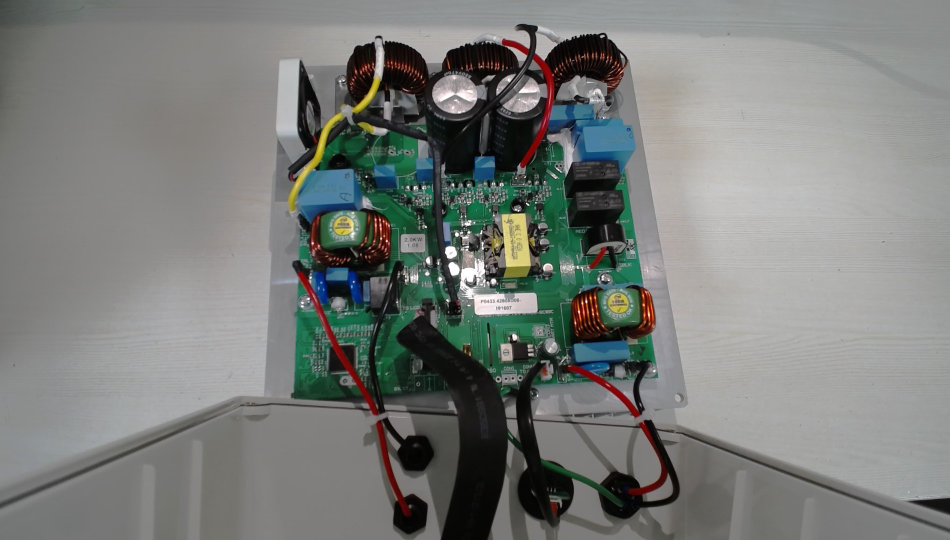
#> input picture solderball detection platform/dataset/solder ball (10).jpg, 1900 x 1080 px (shown at 1/2 size); its folder holds only this picture in this run
$ python detect_and_count.py
#> lines starting #> are read from the running program, lines starting #| are printed output that depends on the picture; after the words box and inside, x2 and y2 are one past the last pixel; in counts of white or black regions, pixels touching at a corner belong together
"""
Solder Ball Detection and Counting Script.
Detects all solder balls in an image or directory, counts them, and generates annotated outputs.

Usage:
    python scripts/detect_and_count.py --source dataset/solderball\ (1).jpg --conf 0.25
    python scripts/detect_and_count.py --source dataset/ --limit 10
"""

import os
import glob
import csv
import argparse
import cv2
import numpy as np

def run_yolo_detection(model, image, conf_thresh=0.25, iou_thresh=0.45):
    """Runs YOLO model inference and returns detected boxes."""
    results = model.predict(image, conf=conf_thresh, iou=iou_thresh, verbose=False)
    detections = []
    for r in results:
        boxes = r.boxes
        for box in boxes:
            x1, y1, x2, y2 = box.xyxy[0].cpu().numpy()
            conf = float(box.conf[0].cpu().numpy())
            cls_id = int(box.cls[0].cpu().numpy())
            detections.append({
                'box': (int(x1), int(y1), int(x2), int(y2)),
                'conf': conf,
                'class_id': cls_id
            })
    return detections

def run_fallback_cv_detection(image):
    """
    Fallback Computer Vision detector (Hough Circles + Color filtering)
    Used when a trained YOLO model is not yet available.
    """
    gray = cv2.cvtColor(image, cv2.COLOR_BGR2GRAY)
    blurred = cv2.GaussianBlur(gray, (9, 9), 2)

    # Detect circular solder balls
    circles = cv2.HoughCircles(
        blurred,
        cv2.HOUGH_GRADIENT,
        dp=1.2,
        minDist=15,
        param1=50,
        param2=28,
        minRadius=3,
        maxRadius=25
    )

    detections = []
    if circles is not None:
        circles = np.uint16(np.around(circles))
        for c in circles[0, :]:
            x, y, r = c[0], c[1], c[2]
            detections.append({
                'box': (int(x - r), int(y - r), int(x + r), int(y + r)),
                'conf': 0.85,
                'class_id': 0
            })
    return detections

def draw_detections_and_count(image, detections, image_name=""):
    """Draws bounding boxes, index tags, and total count banner."""
    annotated = image.copy()
    h, w = annotated.shape[:2]
    total_count = len(detections)

    # Draw boxes
    for idx, det in enumerate(detections, 1):
        x1, y1, x2, y2 = det['box']
        conf = det['conf']

        # Clamp
        x1, y1 = max(0, x1), max(0, y1)
        x2, y2 = min(w, x2), min(h, y2)

        # High-visibility neon bounding box
        cv2.rectangle(annotated, (x1, y1), (x2, y2), (0, 255, 0), 2)

        # Center marker dot
        cx, cy = (x1 + x2) // 2, (y1 + y2) // 2
        cv2.circle(annotated, (cx, cy), 2, (0, 0, 255), -1)

        # Index and confidence label
        label = f"#{idx} ({conf:.2f})"
        font_scale = 0.45
        thickness = 1
        (tw, th), _ = cv2.getTextSize(label, cv2.FONT_HERSHEY_SIMPLEX, font_scale, thickness)

        lbl_y1 = max(0, y1 - th - 6)
        lbl_y2 = y1
        cv2.rectangle(annotated, (x1, lbl_y1), (x1 + tw + 6, lbl_y2), (0, 255, 0), -1)
        cv2.putText(annotated, label, (x1 + 3, y1 - 4),
                    cv2.FONT_HERSHEY_SIMPLEX, font_scale, (0, 0, 0), thickness)

    # Top overlay header banner
    banner_height = 50
    overlay = annotated.copy()
    cv2.rectangle(overlay, (0, 0), (w, banner_height), (20, 20, 20), -1)
    cv2.addWeighted(overlay, 0.75, annotated, 0.25, 0, annotated)

    # Banner text: Count only
    status_text = f"SOLDER BALLS FOUND: {total_count}"
    status_color = (0, 255, 120)

    cv2.putText(annotated, status_text, (20, 33),
                cv2.FONT_HERSHEY_DUPLEX, 0.85, status_color, 2)

    if image_name:
        cv2.putText(annotated, f"File: {image_name}", (w - 400, 33),
                    cv2.FONT_HERSHEY_SIMPLEX, 0.6, (220, 220, 220), 1)

    return annotated, total_count

def main():
    parser = argparse.ArgumentParser(description="Detect and count solder balls.")
    parser.add_argument('--source', type=str, default='dataset', help='Image path or directory of images')
    parser.add_argument('--model', type=str, default='models/best_solderball_detector.pt', help='Trained YOLO model path')
    parser.add_argument('--conf', type=float, default=0.25, help='Confidence threshold')
    parser.add_argument('--iou', type=float, default=0.45, help='IoU NMS threshold')
    parser.add_argument('--output-dir', type=str, default='detection_results', help='Output directory')
    parser.add_argument('--limit', type=int, default=10, help='Limit processing when source is a directory')
    args = parser.parse_args()

    os.makedirs(args.output_dir, exist_ok=True)

    # Load YOLO model or fall back to OpenCV detector
    yolo_model = None
    if os.path.exists(args.model):
        from ultralytics import YOLO
        print(f"Loading trained model: {args.model}")
        yolo_model = YOLO(args.model)
    else:
        print(f"Note: Trained model '{args.model}' not found.")
        print("Using Computer Vision fallback detector until model training completes.")

    # Collect source images
    if os.path.isfile(args.source):
        image_files = [args.source]
    elif os.path.isdir(args.source):
        image_files = glob.glob(os.path.join(args.source, '*.jpg')) + \
                      glob.glob(os.path.join(args.source, '*.png')) + \
                      glob.glob(os.path.join(args.source, '*.jpeg'))
        image_files = sorted(image_files)[:args.limit]
    else:
        print(f"Error: Invalid source path '{args.source}'")
        return

    csv_log_path = os.path.join(args.output_dir, 'detection_summary.csv')
    csv_rows = []

    print(f"\nProcessing {len(image_files)} image(s)...")
    print("-" * 65)

    for img_p in image_files:
        base_name = os.path.basename(img_p)
        img = cv2.imread(img_p)
#> img is the input picture: shape (1080, 1900, 3); mean B, G, R 121.7, 124.8, 121.8
        if img is None:
            continue

        if yolo_model:
            detections = run_yolo_detection(yolo_model, img, args.conf, args.iou)
        else:
            detections = run_fallback_cv_detection(img)
#> in run_fallback_cv_detection, `gray = cv2.cvtColor(image, cv2.COLOR_BGR2GRAY)`:
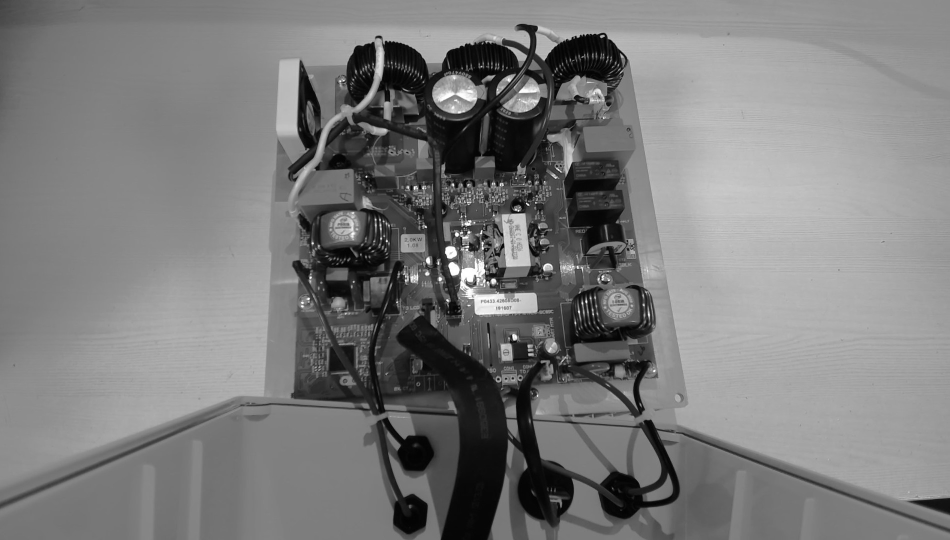
#> gray: shape (1080, 1900) (shown at 1/2 size); min 0, max 255, mean 123.6
#> in run_fallback_cv_detection, `circles = cv2.HoughCircles( blurred, cv2.HOUGH_GRADIENT, dp=1.2, minDi..`: circles = 23 rows, first 8: [1240.2, 601.8, 24.24], [937.8, 555, 20.16], [1175.4, 624.6, 20.16], [690.6, 454.2, 22.92], [1102.2, 693, 12.24], [1267.8, 592.2, 24.24], [1234.2, 120.6, 15], [1006.2, 459, 17.64]
#> in run_fallback_cv_detection, `circles = np.uint16(np.around(circles))`: circles = 23 rows, first 8: [1240, 602, 24], [938, 555, 20], [1175, 625, 20], [691, 454, 23], [1102, 693, 12], [1268, 592, 24], [1234, 121, 15], [1006, 459, 18]
#> the loop in run_fallback_cv_detection, `for c in circles[0, :]:` made 23 passes
#> (x, y, r) on passes 1 to 12: (1240, 602, 24), (938, 555, 20), (1175, 625, 20), (691, 454, 23), (1102, 693, 12), (1268, 592, 24), (1234, 121, 15), (1006, 459, 18), (1013, 208, 15), (1210, 562, 15), (1043, 76, 16), (1335, 982, 24)
#> after the loop in run_fallback_cv_detection, `for c in circles[0, :]:`: detections = 23 items
#> detections = 23 items

        annotated_img, count = draw_detections_and_count(img, detections, base_name)
#> in draw_detections_and_count, `total_count = len(detections)`: total_count = 23
#> the loop in draw_detections_and_count, `for idx, det in enumerate(detections, 1):` made 23 passes
#> (det, x1, y1, x2, y2, cx, cy, label) on passes 1 to 6: ({'box': (1216, 578, 1264, 626), 'conf': 0.85, 'class_id': 0}, 1216, 578, 1264, 626, 1240, 602, '#1 (0.85)'), ({'box': (918, 535, 958, 575), 'conf': 0.85, 'class_id': 0}, 918, 535, 958, 575, 938, 555, '#2 (0.85)'), ({'box': (1155, 605, 1195, 645), 'conf': 0.85, 'class_id': 0}, 1155, 605, 1195, 645, 1175, 625, '#3 (0.85)'), ({'box': (668, 431, 714, 477), 'conf': 0.85, 'class_id': 0}, 668, 431, 714, 477, 691, 454, '#4 (0.85)'), ({'box': (1090, 681, 1114, 705), 'conf': 0.85, 'class_id': 0}, 1090, 681, 1114, 705, 1102, 693, '#5 (0.85)'), ({'box': (1244, 568, 1292, 616), 'conf': 0.85, 'class_id': 0}, 1244, 568, 1292, 616, 1268, 592, '#6 (0.85)')
#> (x1, y1, x2, y2, cx, cy, label, tw) on pass 12: (1311, 958, 1359, 1006, 1335, 982, '#12 (0.85)', 80)
#> after the loop in draw_detections_and_count, `for idx, det in enumerate(detections, 1):`:
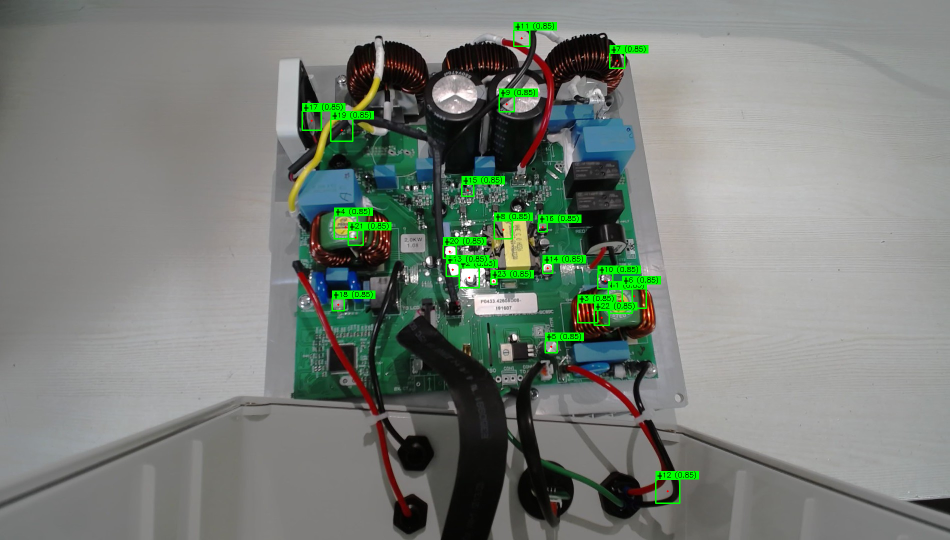
#> annotated: shape (1080, 1900, 3) (shown at 1/2 size); 1.88% of pixels changed, all inside (x1, y1, x2, y2) = (603, 44, 1398, 1008)
#> in draw_detections_and_count, `cv2.rectangle(overlay, (0, 0), (w, banner_height), (20, 20, 20), -1)`:
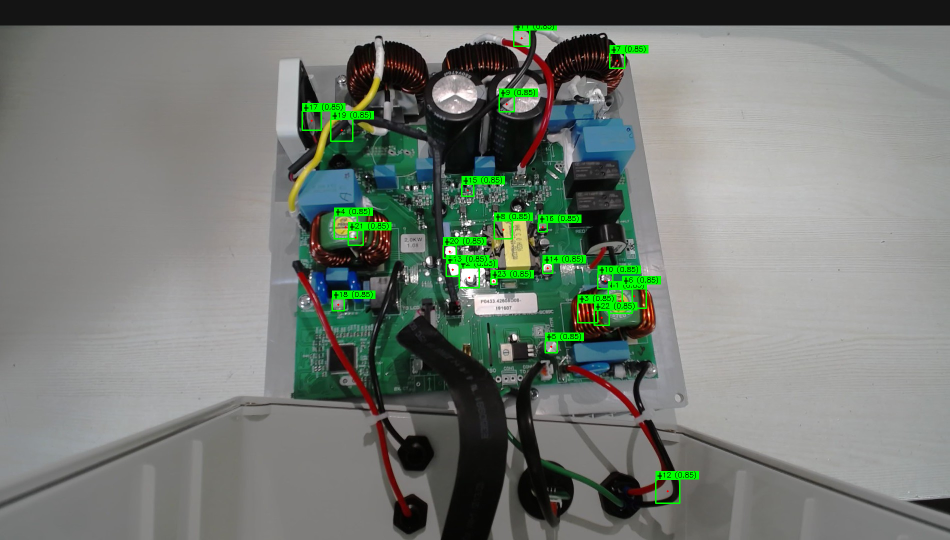
#> overlay: shape (1080, 1900, 3) (shown at 1/2 size); 4.72% of pixels changed, all inside (x1, y1, x2, y2) = (0, 0, 1900, 51)
#> in draw_detections_and_count, `status_text = f"SOLDER BALLS FOUND: {total_count}"`: status_text = 'SOLDER BALLS FOUND: 23'
#> in draw_detections_and_count, `cv2.putText(annotated, status_text, (20, 33), cv2.FONT_HERSHEY_DUPLEX,..`:
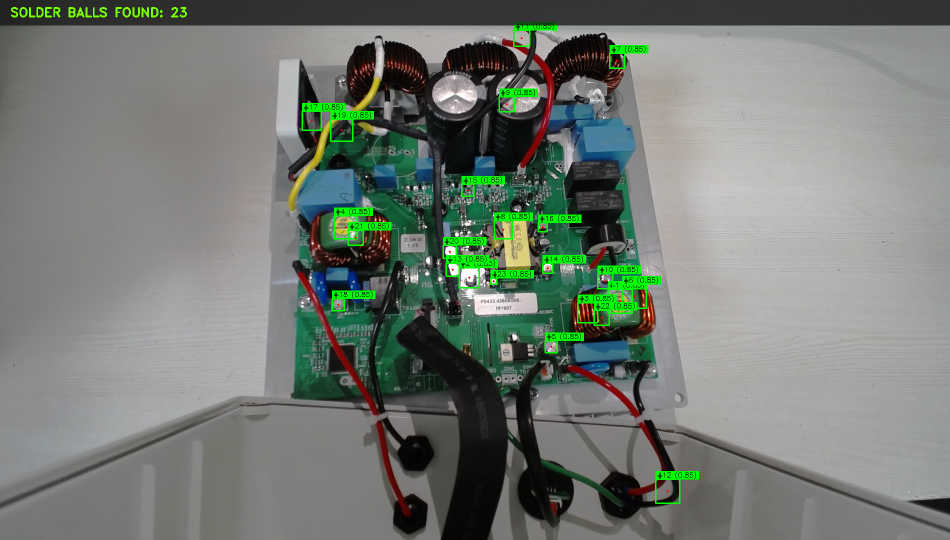
#> annotated: shape (1080, 1900, 3) (shown at 1/2 size); mean B, G, R 115.8, 123.3, 116.2
#> in draw_detections_and_count, `cv2.putText(annotated, f"File: {image_name}", (w - 400, 33), cv2.FONT_..`: annotated: shape (1080, 1900, 3); 0.02% of pixels changed, all inside (x1, y1, x2, y2) = (1502, 18, 1729, 38)
#> count = 23

        out_img_path = os.path.join(args.output_dir, f"detected_{base_name}")
        cv2.imwrite(out_img_path, annotated_img)

        csv_rows.append({
            'filename': base_name,
            'solder_ball_count': count,
            'detections': [(d['box'], round(d['conf'], 3)) for d in detections]
        })

        print(f"[{base_name}] -> Found {count} solder ball(s) | Saved to {out_img_path}")
#| [solder ball (10).jpg] -> Found 23 solder ball(s) | Saved to detection_results/detected_solder ball (10).jpg

    # Write summary CSV
    with open(csv_log_path, 'w', newline='', encoding='utf-8') as f:
        writer = csv.DictWriter(f, fieldnames=['filename', 'solder_ball_count', 'detections'])
        writer.writeheader()
        writer.writerows(csv_rows)

    print("-" * 65)
    print(f"Batch detection complete!")
    print(f"Summary log written to: {csv_log_path}")
    print(f"Annotated images saved to: {args.output_dir}/")

if __name__ == '__main__':
    main()

$ run again, on solderball detection platform/dataset/solder ball (105).jpg
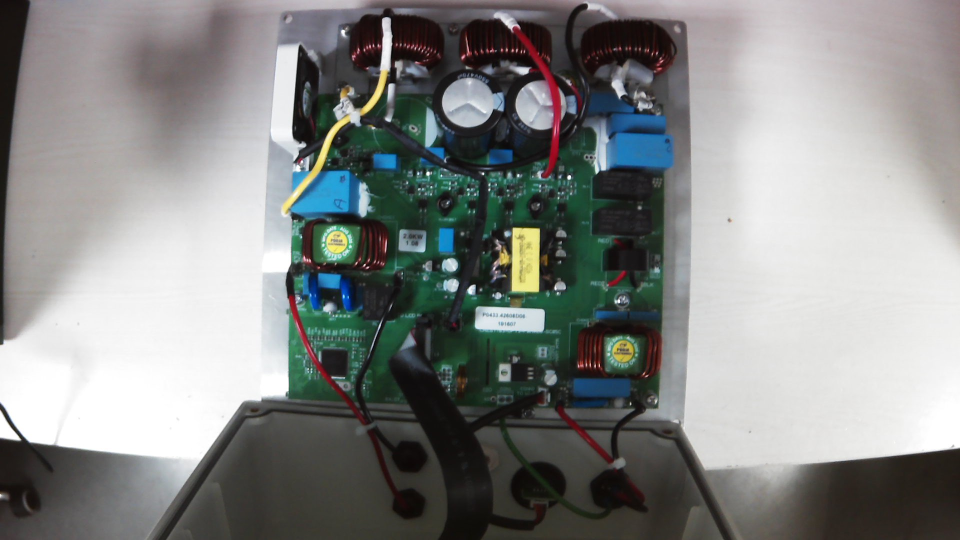
#> input picture solderball detection platform/dataset/solder ball (105).jpg, 1920 x 1080 px (shown at 1/2 size)
#> in main, img is the input picture: shape (1080, 1920, 3); mean B, G, R 133.2, 134.8, 132.7
#> in run_fallback_cv_detection, `circles = cv2.HoughCircles( blurred, cv2.HOUGH_GRADIENT, dp=1.2, minDi..`: circles = [[1245, 702.6, 21.12], [676.2, 484.2, 22.92], [899.4, 532.2, 16.92], [1099.8, 756.6, 13.68], [571.8, 35.4, 11.52], [624.6, 671.4, 11.04], [673.8, 405, 8.04]]
#> in run_fallback_cv_detection, `circles = np.uint16(np.around(circles))`: circles = [[1245, 703, 21], [676, 484, 23], [899, 532, 17], [1100, 757, 14], [572, 35, 12], [625, 671, 11], [674, 405, 8]]
#> the loop in run_fallback_cv_detection, `for c in circles[0, :]:` made 7 passes
#> after the loop in run_fallback_cv_detection, `for c in circles[0, :]:`: detections = 7 items
#> total_count = 7
#> the loop in draw_detections_and_count, `for idx, det in enumerate(detections, 1):` made 7 passes
#> (det, x1, y1, x2, y2, cx, cy, label) on passes 1 to 4: ({'box': (1224, 682, 1266, 724), 'conf': 0.85, 'class_id': 0}, 1224, 682, 1266, 724, 1245, 703, '#1 (0.85)'), ({'box': (653, 461, 699, 507), 'conf': 0.85, 'class_id': 0}, 653, 461, 699, 507, 676, 484, '#2 (0.85)'), ({'box': (882, 515, 916, 549), 'conf': 0.85, 'class_id': 0}, 882, 515, 916, 549, 899, 532, '#3 (0.85)'), ({'box': (1086, 743, 1114, 771), 'conf': 0.85, 'class_id': 0}, 1086, 743, 1114, 771, 1100, 757, '#4 (0.85)')
#> in draw_detections_and_count, `cv2.rectangle(overlay, (0, 0), (w, banner_height), (20, 20, 20), -1)`:
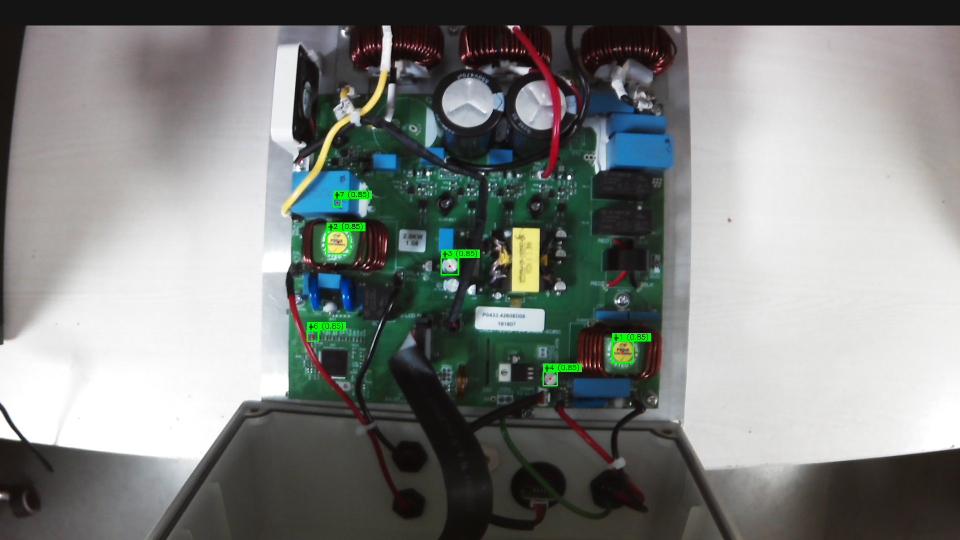
#> overlay: shape (1080, 1920, 3) (shown at 1/2 size); mean B, G, R 127.2, 130.1, 126.7
#> status_text = 'SOLDER BALLS FOUND: 7'
#> in draw_detections_and_count, `cv2.putText(annotated, status_text, (20, 33), cv2.FONT_HERSHEY_DUPLEX,..`:
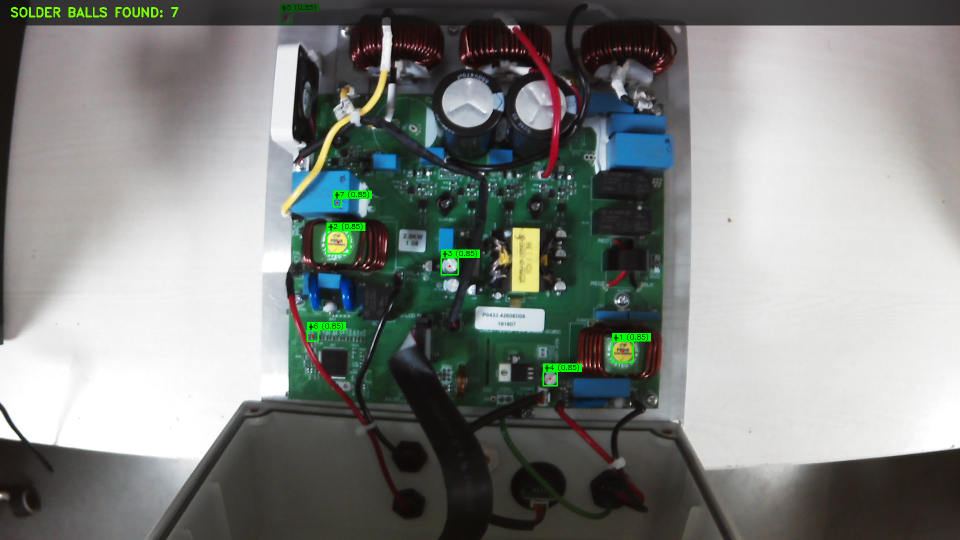
#> annotated: shape (1080, 1920, 3) (shown at 1/2 size); mean B, G, R 128.5, 131.7, 128.2
#> count = 7
#| [solder ball (105).jpg] -> Found 7 solder ball(s) | Saved to detection_results/detected_solder ball (105).jpg
